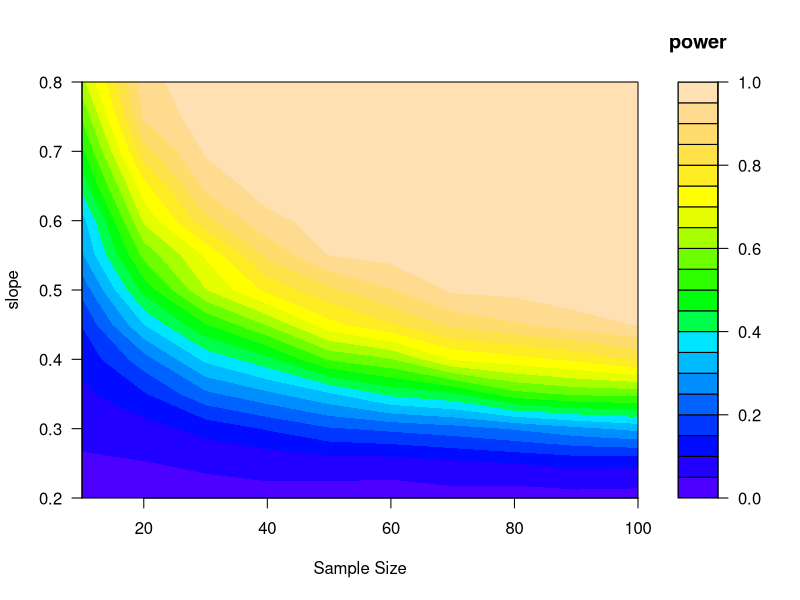
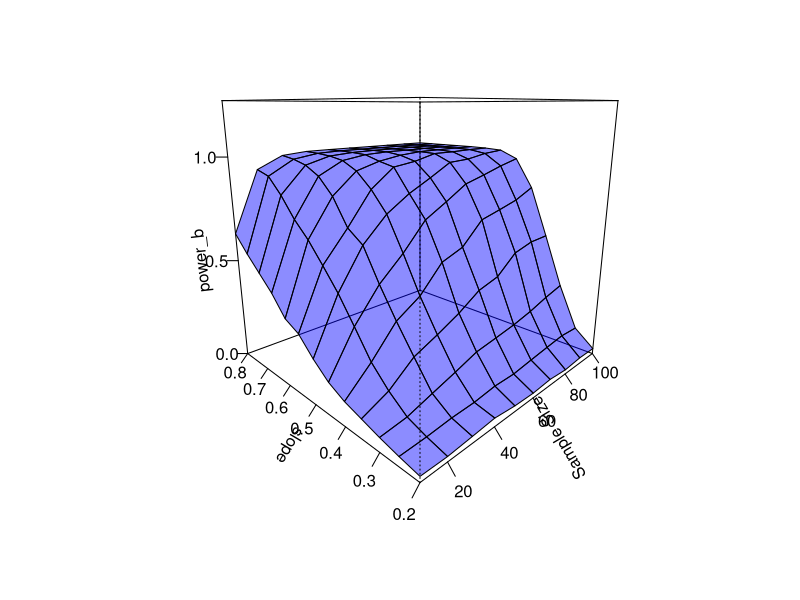
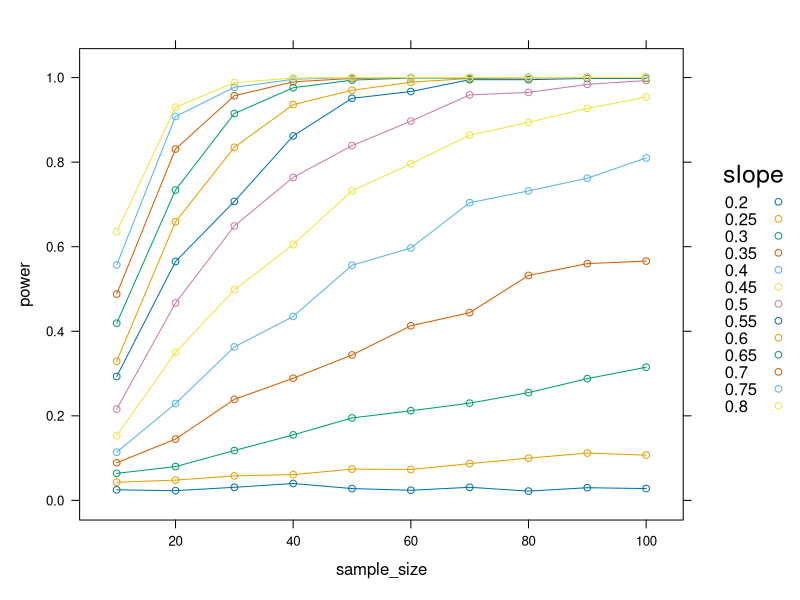
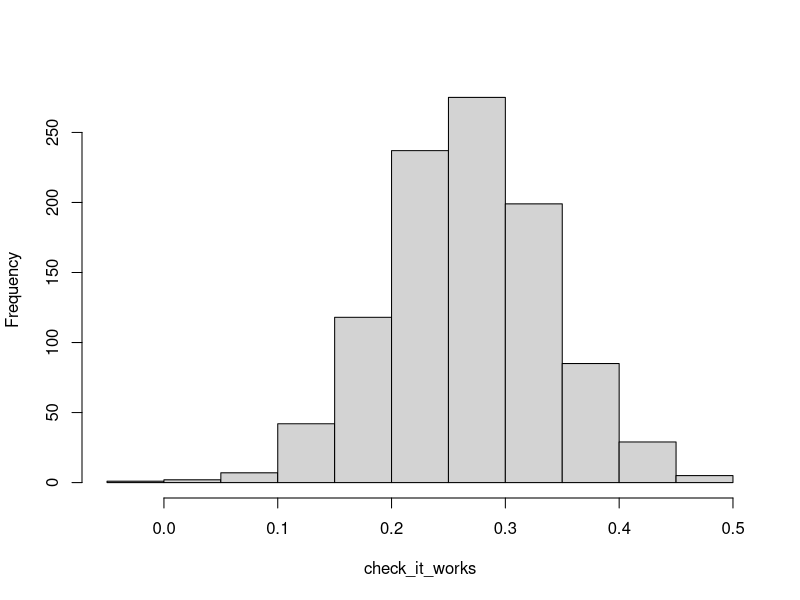

Reproduce these figures in R, in order. (Note: a time limit stopped this script after it produced the figures.)
## ---- chunk 1
knitr::opts_chunk$set(echo = TRUE)

options(digits = 3,
        show.signif.stars = FALSE, 
        show.coef.Pvalues = FALSE)
## ---- chunk 2
library(lattice)
## ---- chunk 3
N = 1000  # Number of simulations for inner loop. You generally want this to be >1000. 

minimum_value = rep(NA, N) # initializing the vector to store the minimum value from your estimates
#Global Parameter values

minimum_threshold = 0.2 # The minimum value of interest

a = 0.5 # intercept

b <- seq(from = 0.2, to = 0.8, by = 0.05) # slope magnitudes to try

sample_size <- seq(from = 10, to = 100, by = 10)  # Incremently increasing sample size 

power_size <- numeric(length(sample_size)) # initializing the vector to store the "power" at each sample size for the outer for loop.

### initialize the matrix to store all of the "power" estimates
power_b <- matrix(NA, length(sample_size), length(b))
## ---- chunk 4
for (k in 1:length(b))  # across the different effect sizes
 {
  
  b_b <- b[k]
  
   for (j in 1:length(sample_size))  # looping through the different sample_sizes

    {
   
      s_s = sample_size[j]
      for (i in 1:N)
      {
       x <- rnorm(s_s, mean = 20, sd = 3)  # simulate values of predictor
       y_det <- a + b_b*x             # deterministic part of model
       y_sim <- rnorm(s_s, mean = y_det, sd = 2)  # Simulate y|x values
       lm1 <- lm(y_sim ~ x)                    # fit model given simulation 
       minimum_value[i] <- confint(lm1)[2,1] # You may want to extract a different value from the model. Lower bound of 95% CI
	  
     }
    
      power_size[j] <- length(minimum_value[minimum_value >= minimum_threshold])/N   # How many estimates are greater than the relevant threshold
   }
   
    power_b[,k] <- power_size 
}
## ---- chunk 5
par(mfrow = c(1,1))

filled.contour(z = power_b, x = sample_size, y = b, 
    ylim = c(min(b), max(b)), xlim = c(min(sample_size), max(sample_size)), 
    xlab = "Sample Size", ylab = "slope", color = topo.colors,
    key.title = title(main = "power"))
## ---- chunk 6
persp(y = b, x = sample_size, z = power_b, col = rgb(0, 0, 1, 0.45), theta = -45, 
    shade = 0.75, ltheta = 45, ylab = "slope", xlab = "Sample Size", 
    lphi = 30, zlim = c(0,1.25), ticktype = "detailed")
## ---- chunk 7
power.b.t  <- t(power_b)  # Transpose the matrix to make it easier to work with.
dim(power.b.t)


# from a numeric vector of our slopes to factor for the legend (required for xyplot)
lev.pow <- as.factor(b) 


###  We need to write out a long formula for each component of this model for the graphics to grab each row.

# generate the left side of the formula
variable.matrix <- paste("power.b.t[", 1:nrow(power.b.t), ",]", sep="", collapse=" + ") 

# This would have been the ugly thing we had to write out!
variable.matrix 

# Now we Generate the whole formula
formula.1 <- as.formula(paste(variable.matrix, "sample_size", sep="~")) 
# combines variable.matrix with the right side of the formula.

formula.1
## ---- chunk 8
xyplot(formula.1, type = "b", ylab = "power", 
       key = simpleKey(levels(lev.pow), space = "right", title = "slope")) 
## ---- chunk 9
a = 0.5 # intercept

b <- seq(from = 0.2, to = 0.8, by = 0.05) #slope

std_dev = 2 # standard deviation of response

sample_size <- seq(from = 10,to = 100, by = 10)

N <- 1000 # number of replicate simulations for each combination
## ---- chunk 10
b_N <- expand.grid(b, sample_size)  # may be worth looking at b_N to see what is being stored.

dim(b_N)

colnames(b_N) <- c("b", "sample_size") 
## ---- chunk 11
SimulatePower <- function(sample_size, b_b, a, std_dev){
	x <- rnorm(sample_size, mean = 20, sd = 3)
	y_det <- a + b_b*x
  y_sim <- rnorm(sample_size, mean = y_det, sd = std_dev)
  lm1 <- lm(y_sim ~ x)
  minimum_value <- confint(lm1)[2,1]
 }
## ---- chunk 12
check_it_works <- replicate(N, 
                            SimulatePower(sample_size = 100,
                                          b_b = 0.4, a = 0, 
                                          std_dev = 2))
hist(check_it_works, freq = T, main = NULL)
## ---- chunk 13
min_values <- mapply(SimulatePower, 
    sample_size  = b_N$sample_size, b_b = b_N$b, 
    MoreArgs = list(a = 0, std_dev = 2))
## ---- chunk 14
rep_p <- replicate(N, mapply(SimulatePower, 
    sample_size  = b_N$sample_size, b_b = b_N$b, 
    MoreArgs=list(a = 0, std_dev = 2)) ) 
## ---- chunk 15
dim(rep_p)
## ---- chunk 16
power_lev <- apply(rep_p, MARGIN = 1, 
    function(x) length(x[x >= minimum_threshold])/length(x)) 
## ---- chunk 17
grid_matrix <- matrix(data = power_lev, 
                      nrow = length(b),
                      ncol = length(sample_size))
## ---- chunk 18
filled.contour(z = t(grid_matrix), x = sample_size, y = b,
               ylim = c(min(b), max(b)),
               xlim = c(min(sample_size), max(sample_size)), 
               xlab = "Sample Size", ylab = "slope", color = topo.colors)
